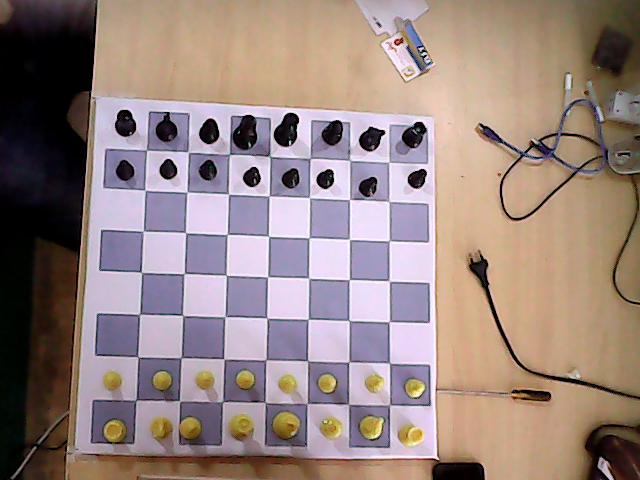
#> input picture misc/input.png, 640 x 480 px; its folder holds only this picture in this run
$ python -i slid.py   (imports and definitions only)
#> lines starting #> are read from the running program, lines starting #| are printed output that depends on the picture
import misc.utils, misc.debug
from misc.config import *

import math
import cv2, numpy as np
import collections
na = np.array

"""
NC_SLID_CLAHE = [[3,   (2, 6),    5], # @1
		         [3,   (6, 2),    5], # @2
				 [0,   (0, 0),    0]] # EE
"""

"""
NC_SLID_CLAHE = [[4,   (2, 5),    5], # @1
		         [4,   (5, 2),    5], # @2
				 #[1,   (2, 2),   15], # @3
				 [0,   (0, 0),    0]] # EE
"""

"""
NC_SLID_CLAHE = [[2,   (1, 5),    5], # @1
		         [2,   (5, 1),    5], # @2
				 #[1,   (2, 2),   15], # @3
				 [0,   (0, 0),    0]] # EE
"""

"""
NC_SLID_CLAHE = [[3,   (2, 8),    5], # @1
		         [3,   (8, 2),    5], # @2
				 [5,   (4, 4),    5], # @3
				 [0,   (0, 0),    0]] # EE
"""

# 7???
# 4???
NC_SLID_CLAHE = [[3,   (2, 6),    5], # @1
		         [3,   (6, 2),    5], # @2
				 [5,   (3, 3),    5], # @3
				 [0,   (0, 0),    0]] # EE

################################################################################

def slid_canny(img, sigma=0.25):
	"""apply Canny edge detector (automatic thresh)"""
	v = np.median(img)
	img = cv2.medianBlur(img, 5)
	img = cv2.GaussianBlur(img, (7, 7), 2)
	lower = int(max(0, (1.0 - sigma) * v))
	upper = int(min(255, (1.0 + sigma) * v))
	return cv2.Canny(img, lower, upper)

def slid_detector(img, alfa=150, beta=2):
	"""detect lines using Hough algorithm"""
	__lines, lines = [], cv2.HoughLinesP(img, rho=1, theta=np.pi/360*beta,
		threshold=40, minLineLength=50, maxLineGap=15) # [40, 40, 10]
	if lines is None: return []
	for line in np.reshape(lines, (-1, 4)):
		__lines += [[[int(line[0]), int(line[1])],
			         [int(line[2]), int(line[3])]]]
	return __lines

def slid_clahe(img, limit=2, grid=(3,3), iters=5):
	"""repair using CLAHE algorithm (adaptive histogram equalization)"""
	img = cv2.cvtColor(img, cv2.COLOR_BGR2GRAY)
	for i in range(iters):
		img = cv2.createCLAHE(clipLimit=limit, \
				tileGridSize=grid).apply(img)

	if limit != 0:
		kernel = np.ones((10, 10), np.uint8)
		img = cv2.morphologyEx(img, cv2.MORPH_CLOSE, kernel)
		# debug.image(img).save("slid_clahe_@2")
	return img

################################################################################

def pSLID(img, thresh=150):
	"""find all lines using different settings"""
	# print(utils.call("pSLID(img)"))
	segments = []; i = 0
	for key, arr in enumerate(NC_SLID_CLAHE):
		tmp = slid_clahe(img, limit=arr[0], grid=arr[1], iters=arr[2])
		__segments = list(slid_detector(slid_canny(tmp), thresh))
		segments += __segments; i += 1
		# print("FILTER: {} {} : {}".format(i, arr, len(__segments)))
		# debug.image(slid_canny(tmp)).lines(__segments).save("pslid_F%d" % i)
	return segments

all_points = []
# [136 lines left out: functions SLID, slid_tendency, not called in this run]

>>> import cv2
>>> picture = cv2.imread('input.png')
#> picture is the input picture: shape (480, 640, 3); mean B, G, R 127.4, 132.5, 151.1
>>> result = pSLID(picture)
#> the loop in pSLID, `for key, arr in enumerate(NC_SLID_CLAHE):` made 4 passes
#> (v in slid_canny, lower in slid_canny, upper in slid_canny) on passes 1 to 4: (144, 108, 180), (144, 108, 180), (143, 107, 178), (158, 118, 197)
#> pass 1, in slid_clahe, `img = cv2.cvtColor(img, cv2.COLOR_BGR2GRAY)`:
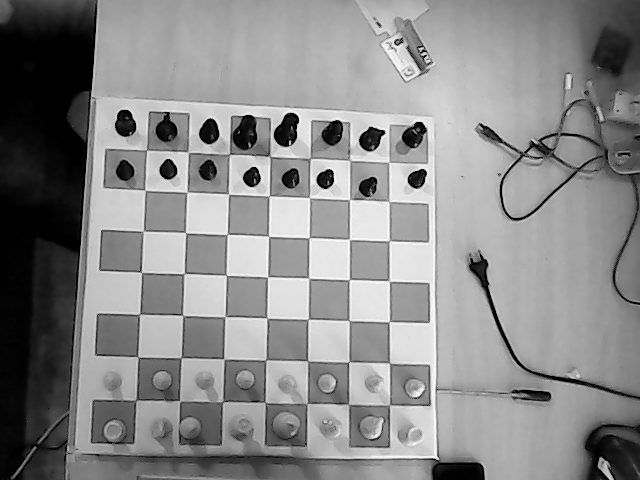
#> img: shape (480, 640); min 0, max 254, mean 137.5
#> pass 1, in slid_clahe, `img = cv2.morphologyEx(img, cv2.MORPH_CLOSE, kernel)`:
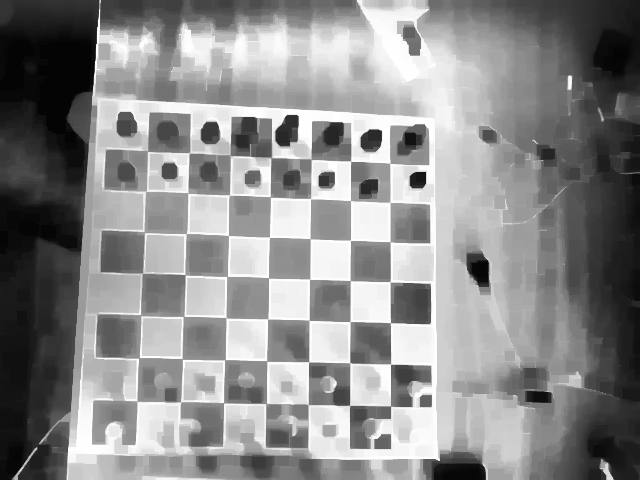
#> img: shape (480, 640); min 4, max 255, mean 138.8
#> pass 1, in slid_canny, `img = cv2.GaussianBlur(img, (7, 7), 2)`:
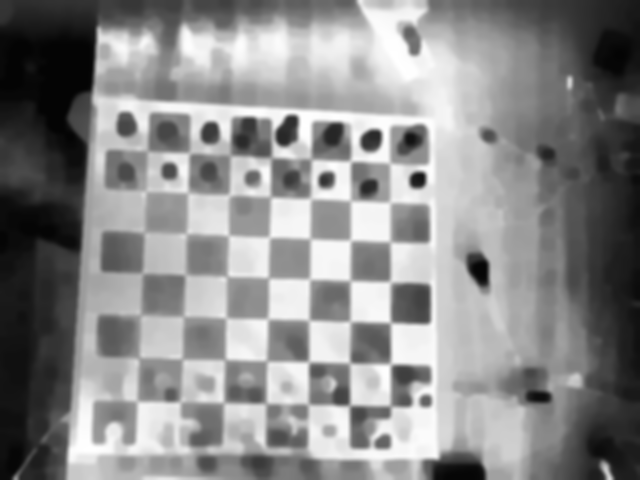
#> img: shape (480, 640); min 4, max 255, mean 138.2
#> after the loop in pSLID, `for key, arr in enumerate(NC_SLID_CLAHE):`: i = 4
#> result = 121 items

$ run again, on misc/real_board_2.png
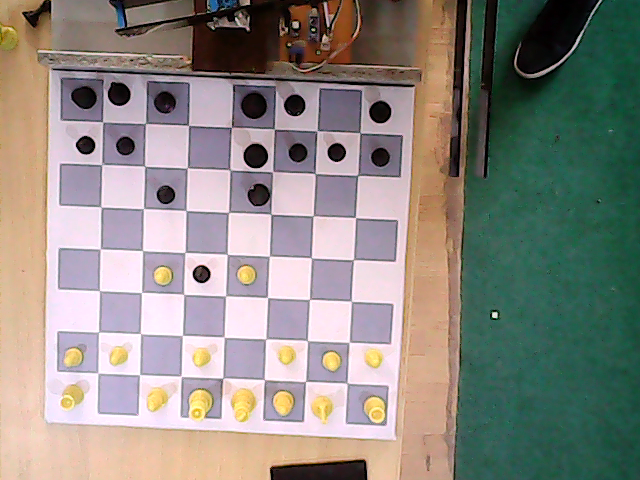
#> input picture misc/real_board_2.png, 640 x 480 px
#> picture is the input picture: shape (480, 640, 3); mean B, G, R 129.6, 136.6, 140.9
#> the loop in pSLID, `for key, arr in enumerate(NC_SLID_CLAHE):` made 4 passes
#> (v in slid_canny, lower in slid_canny, upper in slid_canny) on passes 1 to 4: (150, 112, 187), (151, 113, 188), (155, 116, 193), (145, 108, 181)
#> pass 1, in slid_clahe, `img = cv2.morphologyEx(img, cv2.MORPH_CLOSE, kernel)`:
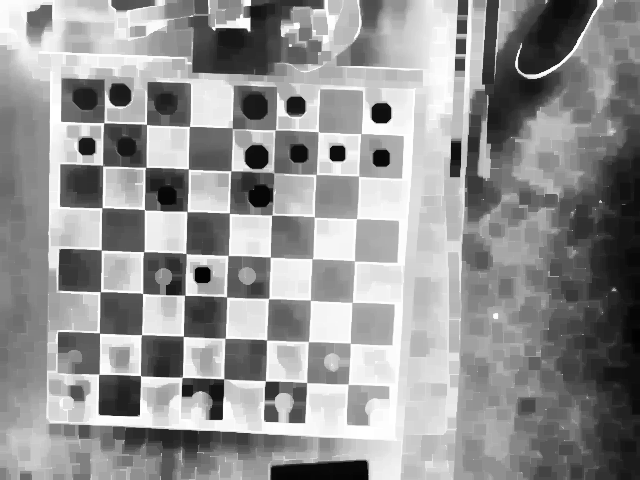
#> img: shape (480, 640); min 2, max 255, mean 147
#> pass 1, in slid_canny, `img = cv2.GaussianBlur(img, (7, 7), 2)`:
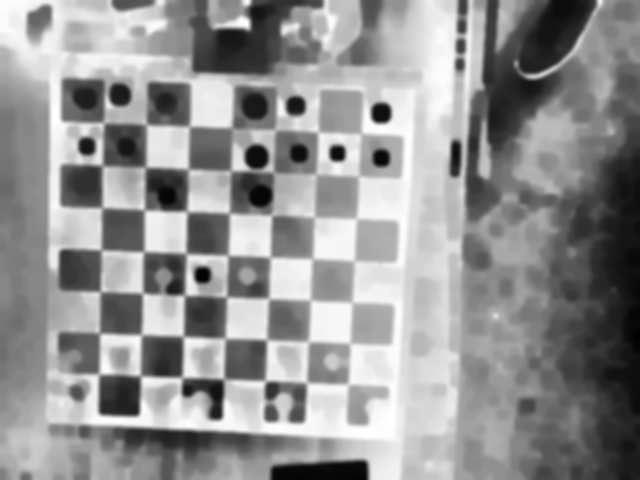
#> img: shape (480, 640); min 2, max 255, mean 146.3
#> after the loop in pSLID, `for key, arr in enumerate(NC_SLID_CLAHE):`: i = 4
#> result = 134 items
